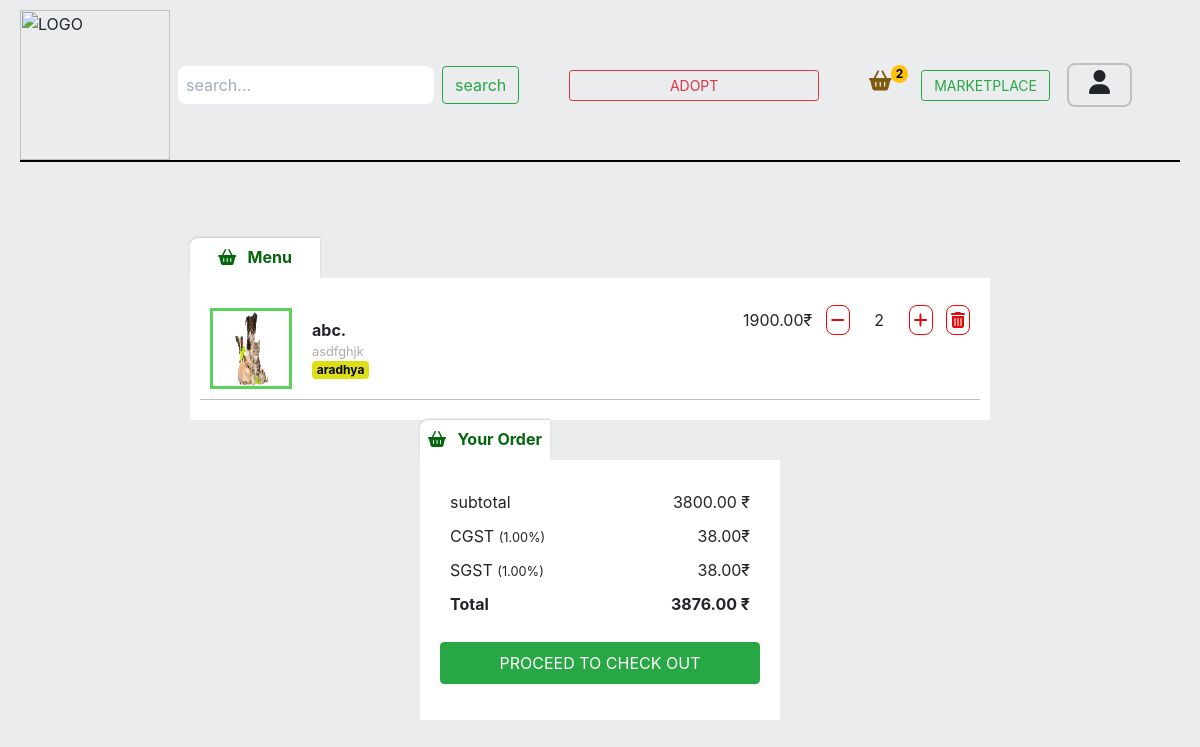
/cart/ (signed in), run on the app's committed database.
### marketplace/models.py (models this page shows, shortened)
class Cart(models.Model):
    user = models.ForeignKey(User,on_delete=models.CASCADE)
    fooditem = models.ForeignKey(FoodItem,on_delete=models.CASCADE)
    quantity = models.PositiveIntegerField()
    created_at = models.DateTimeField(auto_now_add=True)
    updated_at = models.DateTimeField(auto_now=True)

class Tax(models.Model):
    tax_type = models.CharField(max_length=20,unique=True)
    tax_percentage = models.DecimalField(decimal_places=2,max_digits=4,verbose_name='tax percentages (%)')
    is_active = models.BooleanField(default=True)

### menu/models.py (models this page shows)
class FoodItem(models.Model):
    vendor = models.ForeignKey(Vendor,on_delete=models.CASCADE)
    category = models.ForeignKey(Category, on_delete=models.CASCADE,related_name='fooditems')
    food_title = models.CharField(max_length=50)
    slug = models.SlugField(max_length=100,unique=True)
    description = models.TextField(max_length=200,blank=True)
    price = models.DecimalField(max_digits=8, decimal_places=2)
    image = models.ImageField(upload_to='foodimage')
    image_2 = models.ImageField(upload_to='foodimage',blank=True,null=True)
    image_3 = models.ImageField(upload_to='foodimage',blank=True,null=True)
    image_4 = models.ImageField(upload_to='foodimage',blank=True,null=True)
    image_5 = models.ImageField(upload_to='foodimage',blank=True,null=True)
    is_available = models.BooleanField(default=True)
    created_at = models.DateTimeField(auto_now_add=True)
    updated_at = models.DateTimeField(auto_now=True)
    def __str__(self):
        return self.food_title

### vendor/models.py (models this page shows, shortened)
class Vendor(models.Model):
    user = models.OneToOneField(User, related_name='user', on_delete=models.CASCADE)
    user_profile = models.OneToOneField(UserProfile, related_name='user_profile', on_delete=models.CASCADE)
    vendor_name = models.CharField(max_length=50)
    vendor_licence = models.ImageField(upload_to= 'vendor/licence')
    vendor_slug = models.SlugField(max_length=100,unique=True)
    is_approved = models.BooleanField(default=False)
    created_date = models.DateTimeField(auto_now_add=True)
    modified_at = models.DateTimeField(auto_now=True)
    def __str__(self):
        return self.vendor_name

### marketplace/views.py (the view)
# urls.py: path('cart/',MarketplaceViews.cart, name='cart'),
@login_required(login_url='login')
def cart(request):
    cart_items = Cart.objects.filter(user = request.user).order_by('created_at')
    context = {
        'cart_items':cart_items
    }
    return render(request,'marketplace/cart.html',context)

### accounts/context_processors.py (called while the page is built)
def get_vendor(request):
    try:
        vendor = Vendor.objects.get(user=request.user)
    except:
        vendor =None
    return dict(vendor=vendor)

def get_user_profile(request):
    try:
        user_profile = UserProfile.objects.get(user= request.user)
    except:
        user_profile = None
    return dict(user_profile=user_profile)

def get_google_api(request):
    return {'GOOGLE_API_KEY': settings.GOOGLE_API_KEY}

def get_paypal_clint_id(request):
    return{'PAYPAL_CLINT_ID':settings.PAYPAL_CLINT_ID}

### marketplace/context_processors.py (called while the page is built)
def get_cart_counter(request):
    cart_count = 0
    if request.user.is_authenticated:
        try:
            cart_items = Cart.objects.filter(user=request.user)
            if cart_items:
                for cart_item in cart_items:
                    cart_count += cart_item.quantity
            else:
                cart_count = 0
        except:
            cart_count = 0
    return dict(cart_count=cart_count)

### orders/request_object.py (called while the page is built)
def RequestObjectMiddleware(get_response):
    def middleware(request):
        models.request_object = request
        response = get_response(request)
        return response
    return middleware

### templates/marketplace/cart.html (shortened to what this page needs)
{% extends 'accounts/base.html'%} {% block content %} {%load static %}
<!DOCTYPE html>
<html lang="en">
<head>
</head>
<body>
    <div class="vendor_all_category">
        <div class="main_category">
            <div class="menu_title">
                <strong style="color: rgb(5, 103, 13);"><i class="fa fa-shopping-basket"></i> &nbsp; Menu</strong>
            </div>
            {%if cart_items%}
            <div id="main_category">
                <ul>
                    {% for item in cart_items%}
                    <li id="cart-item-{{item.id}}">
                        <div class="category_food">
                            <div class="food_details">
                                <img src="{{item.fooditem.image.url}}" alt="" width="82" style="border: 3px solid rgb(92, 210, 92);">
                                <div class="food">
                                    <strong>{{item.fooditem}}.</strong>
                                    <small>{{item.fooditem.description}}</small>
                                    <a href="{% url 'vendor_detail' item.fooditem.vendor.vendor_slug %}" class="badge badge-warning" style="color: black; background-color: rgb(222, 222, 22);">{{ item.fooditem.vendor }}</a>
                                </div>
                            </div>
                            <div class="add_items_to_cart">
                                <span>{{item.fooditem.price}}₹</span> &nbsp;
                                <a href="#" class="decrees_cart" data-id="{{item.fooditem.id}}" id="{{item.id}}" data-url="{% url 'decrees_cart' item.fooditem.id %}"><i class="fas fa-minus" style="color: rgb(219, 15, 15);"></i></a>
                                <label id="qty-{{item.fooditem.id}}">0 </label>
                                <a href="#" class="add_to_cart" data-id="{{item.fooditem.id}}" data-url="{% url 'add_to_cart' item.fooditem.id %}"><i class=" fas fa-plus" style="color: rgb(219, 15, 15);"></i></a> &nbsp;
                                <a href="#" class="delete_cart" data-id="{{item.id}}" data-url="{% url 'delete_cart' item.id%}"><i class="fa fa-trash" style="color: rgb(219, 15, 15);"></i></a>
                            </div>
                        </div>
                    </li>
                    {%endfor%}
                </ul>
            </div>
            {%endif%}
        </div>
        <div class="category_list">
            <div class="menu_title">
                <strong style="color:  rgb(5, 103, 13);"><i class="fa fa-shopping-basket"></i> &nbsp; Your Order</strong>
            </div>
            <div class="taxs">
                <ul>
                    <li style="list-style: none;">
                        subtotal
                        <span id="subtotal">{{subtotal}} ₹</span>
                    </li>
                    {% for key, value in tax_dict.items %} {% for i , j in value.items%}
                    <li style="list-style: none;">
                        {{key}} <small>({{i}}%)</small>
                        <span>₹</span>
                        <span id="tax-{{key}}">{{j}}</span>
                    </li>
                    {%endfor%} {%endfor%}
                </ul>
                <ul>
                    <li style="list-style: none; font-weight: bold;">
                        Total
                        <span id="total">{{grand_total}} ₹</span>
                    </li>
                </ul>
                <a href="{% url 'checkout' %}" class="btn btn-success w-100 p-2 mt-3 mb-3">PROCEED TO CHECK OUT</a>
            </div>
        </div>
    </div>
</body>
</html>
{%endblock%}

### templates/accounts/base.html (style rules this page uses)
* { box-sizing: border-box; padding: 0; margin: 0; }
body { background-color: rgba(231, 234, 236, 0.868); }

### templates/marketplace/cart.html (style rules this page uses)
.vendor_all_category { display: flex; flex-wrap: wrap; margin: 2cm auto; width: 80%; justify-content: space-around; box-sizing: border-box; }
.menu_title { background-color: white; height: 40px; padding-top: 7px; width: 130px; box-sizing: border-box; text-align: center; border-radius: 8px 0px 0px 0px; box-shadow: 0px -1px 2px rgb(204, 199, 199); }
#main_category { background-color: white; width: 800px; margin-right: 20px; box-sizing: border-box; padding: 10px; }
#main_category small { color: rgb(176, 172, 172); }
.category_food { display: flex; margin: 10px auto; justify-content: space-between; border-bottom: 1px solid rgb(195, 189, 189); }
.category_food .food_details { display: flex; padding: 10px; }
.category_food .food_details .food { display: flex; flex-direction: column; margin-left: 10px; padding: 10px; }
.add_items_to_cart { padding: 10px; justify-content: space-between; }
.add_items_to_cart a { border: 1px solid red; border-radius: 8px; padding: 4px; }
.add_items_to_cart label { margin: 0 20px; }
.taxs { background-color: white; padding: 20px; }
.taxs ul li { display: block; width: 300px; margin: 10px; }
.taxs ul li span { float: right; }

### data on the page
Cart: fooditem.image (picture), fooditem "abc", fooditem.description "asdfghjk", fooditem.vendor "aradhya", fooditem.price "1900.00"
Tax: value "CGST"
Tax: value "SGST"

### other printed values
{{ cart_count }} "2"
{{ subtotal }} "3800.00"
{{ i }} "1.00" "1.00"
{{ j }} "38.00" "38.00"
{{ grand_total }} "3876.00"
